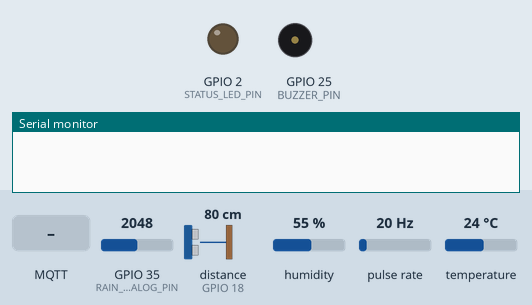
A program run on a simulated ESP32. Shown: output pins drawn as LEDs (lit = HIGH), buzzer (waves = sounding, pin HIGH), the last lines printed to the serial monitor. Wiring (inferred from the names in the program): pulse sensor: data GPIO 34. Dashed ring = blinking. The test bench sets the inputs (shaded band); at power-on: distance to the obstacle (sensor on GPIO 18) 80 cm, humidity 55 %, pulse rate 20 Hz, temperature 24 °C, GPIO 35 (RAIN_ANALOG_PIN) = 2048. The echo pulse lasts 58.3 µs per cm; WiFi joins after 1.5 s; servers stay silent unless stated; the local clock reads 2024-03-15 10:24:30 at power-on unless the program sets it; no MQTT or app messages arrive unless stated; pins used as bus, display or sensor lines are not drawn.

Above: at 0.0 s.
At 3.7 s:
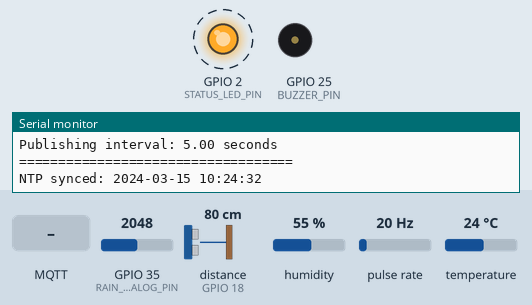
3.8 s: distance to the obstacle (sensor on GPIO 18) set to 2 cm
At 5.6 s:
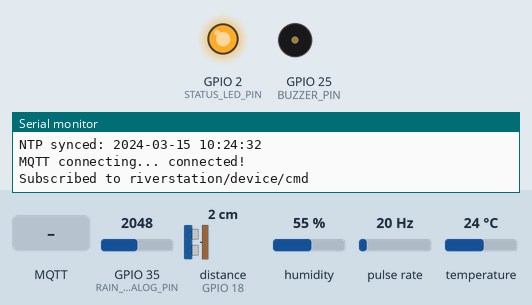
6.5 s: humidity set to 22 %
9.0 s: pulse rate (sensor on GPIO 34) set to 100 Hz
19.3 s: MQTT message "Siaga" arrives on the first subscribed topic
20.8 s: temperature set to 12 °C
29.3 s: MQTT message "Awas" arrives on the first subscribed topic
Timing chart, 0 to 31.8 s (numbered marks = the images above; inputs shaded):
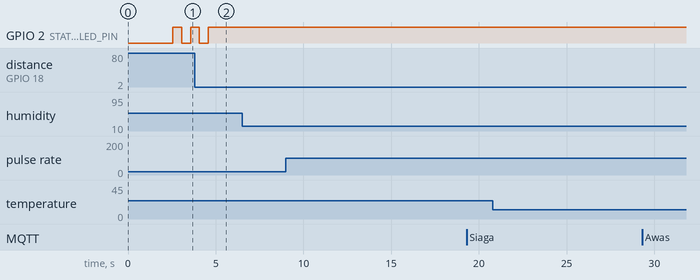

The program:

main.cpp
```cpp
#include <Arduino.h>
#include <WiFi.h>
#include <WiFiManager.h>

#define MQTT_MAX_PACKET_SIZE 512

#include <AHT10.h>
#include <ArduinoJson.h>
#include <PubSubClient.h>
#include <Wire.h>
#include <esp_system.h>
#include <esp_task_wdt.h>
#include <time.h>

#define BOOT_BUTTON_PIN 0
#define ANEMOMETER_PIN 34
#define RAIN_ANALOG_PIN 35
#define ULTRASONIC_TRIG 5
#define ULTRASONIC_ECHO 18
#define I2C_SDA 21
#define I2C_SCL 22
#define STATUS_LED_PIN 2
#define BUZZER_PIN 25

// ============ KONFIGURASI ============
const char *mqtt_server = "52.73.86.120";
const int mqtt_port = 1883;
const char *weather_topic = "river/weather";
const char *heartbeat_topic = "river/heartbeat";
const char *command_topic = "riverstation/device/cmd";

const float timemeasure = 5.0;
const int publishInterval = 1;

const char *deviceLocation = "Sungai Batang Air Dingin, Kota Padang";

#define WDT_TIMEOUT_S 15
#define JSN_MEDIAN_SAMPLES 3

// ============ VARIABEL GLOBAL ============
WiFiClient wifiClient;
PubSubClient mqtt(wifiClient);
WiFiManager wifiManager;
AHT10 aht10(AHT10_ADDRESS_0X38);

volatile unsigned long pulseCount = 0;
volatile unsigned long lastPulseMicros = 0;
unsigned long lastMeasureMs = 0;
unsigned long lastHeartbeatMs = 0;
int countThing = 0;
float lastWindSpeed = 0;
float lastWaterLevel = 0;
String deviceId = "esp32-riverstation-01";
unsigned long publishIntervalDynamic = 1;
bool ntpSynced = false;

// WiFiManager state


// MQTT non-blocking state
unsigned long lastMqttReconnectMs = 0;
int mqttRetryCount = 0;
bool mqttReconnectActive = false;

// LED state
unsigned long lastLedToggleMs = 0;
bool ledState = false;

unsigned long lastBuzzerToggleMs = 0;
unsigned long buzzerIntervalMs = 0;
bool buzzerEnabled = false;
bool buzzerState = false;

// ============ FUNGSI HELPER ============
String formatFloat(float value, int precision = 2) {
  char buffer[16];
  dtostrf(value, 1, precision, buffer);
  return String(buffer);
}

// ============ HEAT INDEX (RUMUS TETAP 100%) ============
float calculateHeatIndex(float temp, float humidity) {
  float T = (temp * 9.0 / 5.0) + 32.0;
  float R = humidity;

  float HI = -42.379 + 2.04901523 * T + 10.14333127 * R - 0.22475541 * T * R -
             0.00683783 * T * T - 0.05481717 * R * R + 0.00122874 * T * T * R +
             0.00085282 * T * R * R - 0.00000199 * T * T * R * R;

  if (R < 13.0 && T >= 80.0 && T <= 112.0) {
    HI = HI - ((13.0 - R) * 0.25);
  }
  if (R > 85.0 && T >= 80.0 && T <= 112.0) {
    HI = HI + ((R - 85.0) * 0.1);
  }

  return (HI - 32.0) * 5.0 / 9.0;
}

// ============ FUNGSI INTERRUPT (RUMUS TETAP 100%) ============
void IRAM_ATTR countPulse() {
  unsigned long now = micros();
  if (now - lastPulseMicros > 5000) {
    pulseCount++;
    lastPulseMicros = now;
  }
}

float calculateWindSpeed(unsigned long pulses) {
  float rotationPerSecond = pulses / timemeasure;
  float speed = -0.0181 * rotationPerSecond * rotationPerSecond +
                1.3859 * rotationPerSecond + 1.4055;
  return speed < 1.5 ? 0 : speed;
}

// ============ ULTRASONIC (RUMUS TETAP 100%, + MEDIAN FILTER) ============
float measureWaterLevelSingle() {
  digitalWrite(ULTRASONIC_TRIG, LOW);
  delayMicroseconds(2);
  digitalWrite(ULTRASONIC_TRIG, HIGH);
  delayMicroseconds(10);
  digitalWrite(ULTRASONIC_TRIG, LOW);
  long duration = pulseIn(ULTRASONIC_ECHO, HIGH, 30000);
  if (duration == 0)
    return -1;
  return duration / 58.0;
}

float measureWaterLevel() {
  float samples[JSN_MEDIAN_SAMPLES];
  int validSamples = 0;

  for (int i = 0; i < JSN_MEDIAN_SAMPLES; i++) {
    float sample = measureWaterLevelSingle();
    if (sample > 0.0f && sample <= 500.0f) {
      samples[validSamples++] = sample;
    }
    delay(60);
  }

  if (validSamples == 0) {
    return -1;
  }

  for (int i = 0; i < validSamples - 1; i++) {
    for (int j = i + 1; j < validSamples; j++) {
      if (samples[i] > samples[j]) {
        float tmp = samples[i];
        samples[i] = samples[j];
        samples[j] = tmp;
      }
    }
  }

  return samples[validSamples / 2];
}

// ============ WIFI (WiFiManager TETAP, + NON-BLOCKING RESET + AUTO-RECONNECT)
// ============
void connectWifi() {
  Serial.println("Connecting to saved WiFi...");
  wifiManager.setConnectTimeout(15);
  wifiManager.setConfigPortalTimeout(0);
  wifiManager.setConfigPortalBlocking(true);
  wifiManager.setBreakAfterConfig(false);
  wifiManager.setCaptivePortalEnable(true);
  wifiManager.setCleanConnect(true);

  bool connected = wifiManager.autoConnect("ESP32_River_AP", "river1234");

  if (!connected || WiFi.status() != WL_CONNECTED) {
    Serial.println("WiFi not connected. Configuration portal is still active.");
    return;
  }

  Serial.print("WiFi connected! IP address: ");
  Serial.println(WiFi.localIP());
  configTime(7 * 3600, 0, "pool.ntp.org", "time.nist.gov", "time.google.com");
  Serial.println("NTP sync requested (UTC+7 / WIB)");
}

void checkNtpSync() {
  if (ntpSynced)
    return;
  time_t now = time(nullptr);
  if (now > 1700000000) {
    ntpSynced = true;
    struct tm timeinfo;
    localtime_r(&now, &timeinfo);
    char buf[32];
    strftime(buf, sizeof(buf), "%Y-%m-%d %H:%M:%S", &timeinfo);
    Serial.print("NTP synced: ");
    Serial.println(buf);
  }
}

time_t getEpoch() {
  time_t now = time(nullptr);
  if (now > 1700000000)
    return now;
  return 0;
}

void printTimestamp() {
  time_t now = getEpoch();
  if (now > 0) {
    struct tm timeinfo;
    localtime_r(&now, &timeinfo);
    char timestamp[32];
    strftime(timestamp, sizeof(timestamp), "%Y-%m-%d %H:%M:%S WIB", &timeinfo);
    Serial.print("Timestamp   : ");
    Serial.println(timestamp);
  } else {
    Serial.println("Timestamp   : Belum tersinkron");
  }
}

// ============ MQTT (RECONNECT NON-BLOCKING, + COMMAND SUBSCRIBE) ============
void handleCommand(char *topic, byte *payload, unsigned int length) {
  char buf[256];
  unsigned int len = length < sizeof(buf) - 1 ? length : sizeof(buf) - 1;
  memcpy(buf, payload, len);
  buf[len] = '\0';

  Serial.print("CMD received: ");
  Serial.println(buf);

  if (strstr(buf, "\"reboot\"") != nullptr) {
    Serial.println("Rebooting...");
    delay(100);
    ESP.restart();
  }

  if (strstr(buf, "\"set_interval\"") != nullptr) {
    char *val = strstr(buf, "\"value\"");
    if (val) {
      val = strchr(val, ':');
      if (val) {
        unsigned long ms = strtoul(val + 1, nullptr, 10);
        if (ms >= 1 && ms <= 60) {
          publishIntervalDynamic = ms;
          Serial.print("Publish interval set to ");
          Serial.print(publishIntervalDynamic);
          Serial.println(" measurements");
        }
      }
    }
  }

  if (strstr(buf, "\"buzzer\"") != nullptr) {
    if (strstr(buf, "Siaga") != nullptr) {
      buzzerEnabled = true;
      buzzerIntervalMs = 500;
    } else if (strstr(buf, "Awas") != nullptr) {
      buzzerEnabled = true;
      buzzerIntervalMs = 200;
    } else if (strstr(buf, "Normal") != nullptr ||
               strstr(buf, "Waspada") != nullptr) {
      buzzerEnabled = false;
      buzzerIntervalMs = 0;
    } else {
      buzzerEnabled = false;
      buzzerIntervalMs = 0;
    }
    buzzerState = false;
    digitalWrite(BUZZER_PIN, LOW);
    lastBuzzerToggleMs = millis();
  }
}

void connectMqttStart() {
  if (mqtt.connected())
    return;
  if (WiFi.status() != WL_CONNECTED)
    return;

  const unsigned long now = millis();
  if (now - lastMqttReconnectMs < 5000)
    return;
  lastMqttReconnectMs = now;

  String clientId = deviceId + "-" + String((uint32_t)ESP.getEfuseMac(), HEX);
  Serial.print("MQTT connecting... ");

  if (mqtt.connect(clientId.c_str())) {
    Serial.println("connected!");
    mqttRetryCount = 0;
    mqtt.subscribe(command_topic);
    Serial.print("Subscribed to ");
    Serial.println(command_topic);
  } else {
    mqttRetryCount++;
    Serial.print("failed, rc=");
    Serial.println(mqtt.state());
    if (mqttRetryCount >= 10) {
      Serial.println("MQTT max retries, restarting...");
      delay(100);
      ESP.restart();
    }
  }
}

// ============ HEARTBEAT ============
void sendHeartbeat() {
  StaticJsonDocument<192> doc;
  doc["device_id"] = deviceId;
  doc["type"] = "heartbeat";
  doc["rssi"] = WiFi.RSSI();
  doc["uptime"] = millis() / 1000;
  doc["free_heap"] = ESP.getFreeHeap();

  time_t epoch = getEpoch();
  if (epoch > 0)
    doc["timestamp"] = (long long)epoch;

  char payload[192];
  serializeJson(doc, payload);

  if (mqtt.publish(heartbeat_topic, payload)) {
    Serial.println("Heartbeat sent");
  }
}

// ============ PUBLISH DATA (JSON KEYS ENGLISH) ============
void publishWeather() {
  Serial.println("\n========================================");
  printTimestamp();
  Serial.println("========================================");

  float temperature = aht10.readTemperature();
  float humidity = aht10.readHumidity();

  if (isnan(temperature) || isnan(humidity)) {
    Serial.println("Sensor error! Skipping publish...");
    return;
  }

  float heatIndex = calculateHeatIndex(temperature, humidity);

  float tempRounded = round(temperature * 100) / 100.0;
  float humRounded = round(humidity * 100) / 100.0;
  float windRounded = round(lastWindSpeed * 100) / 100.0;
  float hiRounded = round(heatIndex * 100) / 100.0;

  int rainAnalog = analogRead(RAIN_ANALOG_PIN);

  float rawDistance = measureWaterLevel();
  if (rawDistance < 0) {
    Serial.println("Ultrasonic sensor error! Using last known value...");
    rawDistance = lastWaterLevel;
  } else {
    lastWaterLevel = rawDistance;
  }
  Serial.println("===== SENSOR JSN-SR04T ======");
  Serial.print("Jarak   : ");
  Serial.print(rawDistance, 1);
  Serial.println(" cm");
  Serial.println();

  Serial.println("========== SENSOR AHT10 ==========");
  Serial.print("Suhu        : ");
  Serial.print(tempRounded, 2);
  Serial.println(" °C");
  Serial.print("Kelembapan  : ");
  Serial.print(humRounded, 2);
  Serial.println(" %");
  Serial.print("Heat Index  : ");
  Serial.print(hiRounded, 2);
  Serial.println(" °C");
  Serial.println();

  Serial.println("========== SENSOR RAINDROP ==========");
  Serial.print("Nilai analog: ");
  Serial.println(rainAnalog);
  Serial.println();


  StaticJsonDocument<512> doc;
  doc["device_id"] = deviceId;
  doc["temperature"] = tempRounded;
  doc["humidity"] = humRounded;
  doc["heat_index"] = hiRounded;
  doc["wind_speed"] = round(windRounded * 3.6 * 100) / 100.0;
  doc["raw_distance"] = round(rawDistance * 100) / 100.0;
  doc["rssi"] = WiFi.RSSI();
  doc["location"] = deviceLocation;
  doc["rain_raw"] = rainAnalog;
  doc["measurement_method"] = "raw";

  time_t epoch = getEpoch();
  if (epoch > 0)
    doc["timestamp"] = (long long)epoch;

  char payload[512];
  int len = serializeJson(doc, payload);

  Serial.print("Payload (");
  Serial.print(len);
  Serial.print(" bytes): ");
  Serial.println(payload);

  if (!mqtt.connected()) {
    Serial.println("MQTT DISCONNECTED during publish!");
    return;
  }

  if (mqtt.publish(weather_topic, payload)) {
    Serial.println("Weather published!");
  } else {
    Serial.println("Failed to publish!");
  }

  Serial.println("=== Publishing Complete ===\n");
}

// ============ LED STATUS ============
void updateBuzzer() {
  if (!buzzerEnabled || buzzerIntervalMs == 0 || WiFi.status() != WL_CONNECTED ||
      !mqtt.connected()) {
    if (buzzerState) {
      buzzerState = false;
      digitalWrite(BUZZER_PIN, LOW);
    }
    return;
  }

  if (millis() - lastBuzzerToggleMs >= buzzerIntervalMs) {
    lastBuzzerToggleMs = millis();
    buzzerState = !buzzerState;
    digitalWrite(BUZZER_PIN, buzzerState ? HIGH : LOW);
  }
}

void updateStatusLED() {
  if (WiFi.status() != WL_CONNECTED) {
    if (millis() - lastLedToggleMs >= 200) {
      lastLedToggleMs = millis();
      ledState = !ledState;
      digitalWrite(STATUS_LED_PIN, ledState ? HIGH : LOW);
    }
  } else if (!mqtt.connected()) {
    if (millis() - lastLedToggleMs >= 500) {
      lastLedToggleMs = millis();
      ledState = !ledState;
      digitalWrite(STATUS_LED_PIN, ledState ? HIGH : LOW);
    }
  }
}

// ============ SETUP ============
void setup() {
  Serial.begin(115200);
  delay(1000);
  Serial.println("\n\n=== ESP32 River Monitoring Station Starting ===");
  Serial.println("Firmware version: 1.0 (JSN-SR04T)");
  Serial.println("-----------------------------------");

  // NTP timezone di-set ulang di connectWifi() setelah WiFi connect
  setenv("TZ", "WIB-7", 1);
  tzset();

  esp_task_wdt_init(WDT_TIMEOUT_S, true);
  esp_task_wdt_add(nullptr);

  connectWifi();

  Serial.println("Initializing I2C...");
  Wire.begin(I2C_SDA, I2C_SCL);
  Serial.println("I2C initialized at SDA=21, SCL=22");

  Serial.println("Initializing AHT10 sensor...");
  if (aht10.begin()) {
    Serial.println("AHT10 sensor found!");
  } else {
    Serial.println("AHT10 sensor not found!");
  }

  Serial.println("Setting up pins...");
  pinMode(STATUS_LED_PIN, OUTPUT);
  digitalWrite(STATUS_LED_PIN, LOW);
  pinMode(BUZZER_PIN, OUTPUT);
  digitalWrite(BUZZER_PIN, LOW);
  pinMode(RAIN_ANALOG_PIN, INPUT);
  pinMode(ANEMOMETER_PIN, INPUT);
  pinMode(ULTRASONIC_TRIG, OUTPUT);
  pinMode(ULTRASONIC_ECHO, INPUT);
  Serial.println("Ultrasonic sensor configured (TRIG=5, ECHO=18)");

  Serial.println("Setting up anemometer interrupt...");
  attachInterrupt(digitalPinToInterrupt(ANEMOMETER_PIN), countPulse, RISING);
  Serial.println("Interrupt configured");

  Serial.println("Setting up MQTT...");
  mqtt.setServer(mqtt_server, mqtt_port);
  mqtt.setBufferSize(512);
  mqtt.setCallback(handleCommand);

  lastMeasureMs = millis();
  lastHeartbeatMs = millis();

  Serial.println("Setup complete!");
  Serial.print("Measurement interval: ");
  Serial.print(timemeasure);
  Serial.println(" seconds");
  Serial.print("Publishing interval: ");
  Serial.print(timemeasure * publishIntervalDynamic);
  Serial.println(" seconds");
  Serial.println("===================================\n");
}

// ============ LOOP (NON-BLOCKING) ============
void loop() {
  esp_task_wdt_reset();

  mqtt.loop();

  if (WiFi.status() != WL_CONNECTED) {
    ntpSynced = false;
  }

  // NTP sync check
  if (WiFi.status() == WL_CONNECTED && !ntpSynced) {
    checkNtpSync();
  }

  // Non-blocking MQTT reconnect
  if (!mqtt.connected()) {
    connectMqttStart();
  }

  // LED and buzzer status
  updateStatusLED();
  updateBuzzer();

  if (millis() - lastMeasureMs >= timemeasure * 1000) {
    Serial.println("\n======= SENSOR ANEMOMETER =======");

    noInterrupts();
    unsigned long pulses = pulseCount;
    pulseCount = 0;
    interrupts();

    Serial.print("Jumlah pulsa: ");
    Serial.println(pulses);

    lastWindSpeed = calculateWindSpeed(pulses);
    Serial.print("Kecepatan   : ");
    Serial.print(lastWindSpeed, 2);
    Serial.println(" m/s");
    Serial.print("            : ");
    Serial.print(lastWindSpeed * 3.6, 2);
    Serial.println(" km/jam");

    lastMeasureMs = millis();
    countThing++;

    Serial.print("Measurement count: ");
    Serial.println(countThing);

    if (countThing >= (int)publishIntervalDynamic) {
      if (WiFi.status() == WL_CONNECTED && mqtt.connected()) {
        Serial.println("Publishing data...");
        publishWeather();
      } else {
        Serial.println("Data tidak dikirim: WiFi/MQTT belum terhubung");
      }
      countThing = 0;
    }
    Serial.println("--- End Measurement ---\n");
  }

  if (WiFi.status() == WL_CONNECTED && mqtt.connected() &&
      millis() - lastHeartbeatMs >= 60000) {
    sendHeartbeat();
    lastHeartbeatMs = millis();
  }

  delay(10);
}
```
